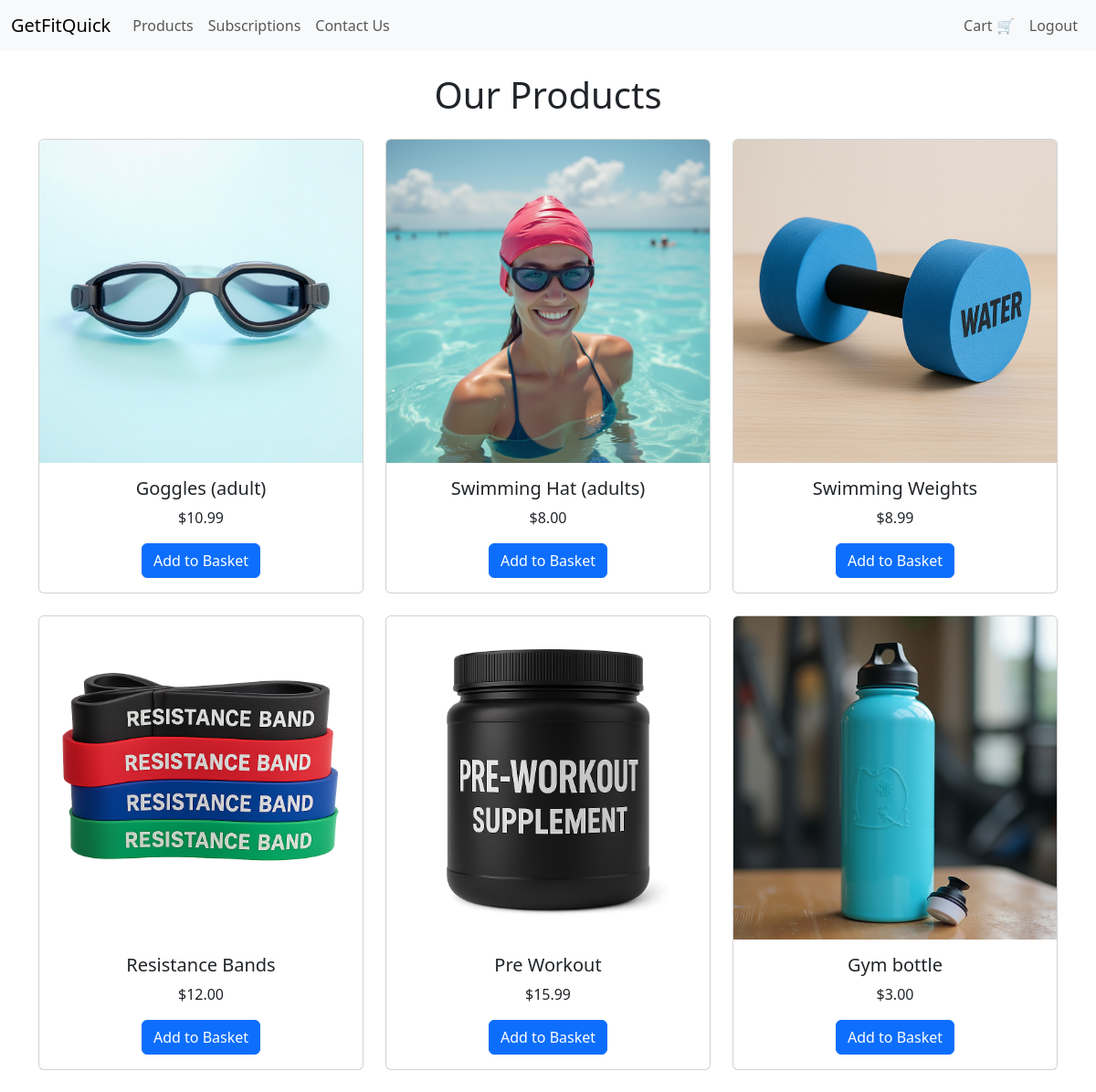
Screenshot of /products/ (signed in) with the database file from the repository.
### products/models.py (models this page shows, shortened)
class Product(models.Model):
    name = models.CharField(max_length=100)
    description = models.TextField()
    price = models.DecimalField(max_digits=10, decimal_places=2)
    image = models.ImageField(upload_to='product_images/', blank=True, null=True)

### products/views.py (the view)
# urls.py: path('', views.product_list, name='product_list'),  # Displays the list of products
def product_list(request):
    products = Product.objects.all()  # Fetch all products from the database
    return render(request, 'products/product_list.html', {'products': products})

### cart/context_processors.py (called while the page is built)
def cart_item_count(request):
    if request.user.is_authenticated:
        count = CartItem.objects.filter(cart__user=request.user).aggregate(total=Sum('quantity'))['total']
        return {'cart_item_count': count or 0}
    return {'cart_item_count': 0}

### products/templates/products/product_list.html (shortened to what this page needs)
{% extends 'base.html' %}
{% load static %}
{% block content %}
    <h1 class="text-center mb-4">Our Products</h1>
    <div class="row justify-content-center">
        {% for product in products %}
            <div class="col-md-4">
                <div class="card mb-4">
                    {% if forloop.counter <= 6 and product.image %}
                        <img src="{{ product.image.url }}" class="card-img-top" alt="{{ product.name }}">
                    {% else %}
                        <img src="https://via.placeholder.com/150" class="card-img-top" alt="{{ product.name }}">
                    {% endif %}
                    <div class="card-body text-center">
                        <h5 class="card-title">{{ product.name }}</h5>
                        <p class="card-text">${{ product.price }}</p>
                        <form action="{% url 'cart:add_to_cart' product.id %}" method="POST" class="d-inline-block">
                            <button type="submit" class="btn btn-primary">Add to Basket</button>
                        </form>
                    </div>
                </div>
            </div>
        {% empty %}
            <p>No products available.</p>
        {% endfor %}
    </div>
{% endblock %}

### rows the page displays
Product: image (picture), name "Goggles (adult)", price "10.99"
Product: image (picture), name "Swimming Hat (adults)", price "8.00"
Product: image (picture), name "Swimming Weights", price "8.99"
Product: image (picture), name "Resistance Bands", price "12.00"
Product: image (picture), name "Pre Workout", price "15.99"
Product: image (picture), name "Gym bottle", price "3.00"
